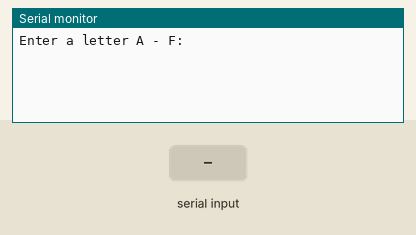
Recording of a sketch running on a simulated Arduino Uno, built with avr-gcc and run on an emulated ATmega328P. Parts: the last lines printed to the serial monitor. The test bench sets the inputs (shaded band).

Above: at 1.2 s.
1.3 s: "A" received over Serial
At 2.2 s:
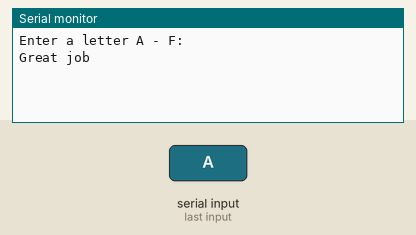
2.8 s: "B" received over Serial
At 3.3 s:
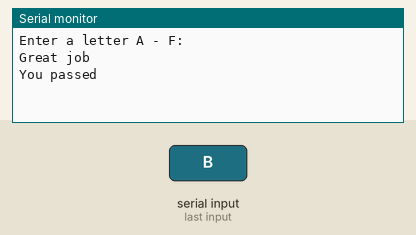
4.3 s: "D" received over Serial
At 5.5 s:
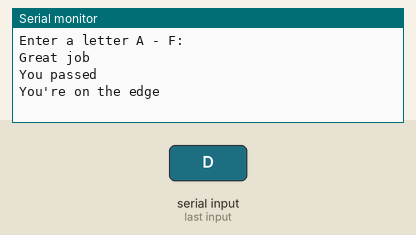
5.8 s: "F" received over Serial
At 6.8 s:
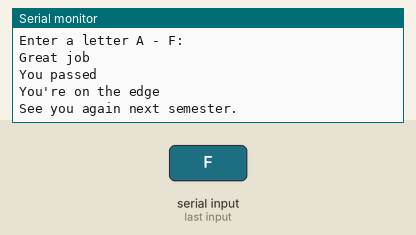

Measured:
- after the input at 1.3 s, the serial monitor: prints a new line at once (image 1)
- after the input at 2.8 s, the serial monitor: prints a new line at once (image 2)
- after the input at 4.3 s, the serial monitor: prints a new line at once (image 3)
- after the input at 5.8 s, the serial monitor: prints a new line at once (image 4)

The sketch:

Tomadedecisiones18.ino
```cpp
void setup() {
  Serial.begin(9600);
  Serial.println("Enter a letter A - F:");
}

void loop() {
  char c;
  while(true){
    if(Serial.available()>0){ //Ciclo donde se valida que ese serial se mayor que cero
      c=Serial.read();//el char es leido
      c=toupper(c);//convierte el caracter a mayuscula.

      switch(c){ //Ciclo con una serie de posibilidades donde de acuerdo a la opcion nos dice algo
        case 'A':
        Serial.println("Great job");
        break;
        case 'B':
        case 'C':
        Serial.println("You passed");
        break;
        case 'D':
        Serial.println("You're on the edge");
        break;
        case 'F':
        Serial.println("See you again next semester.");
        break;
        default:
        Serial.println("You can't even follo instructions?");
        break;
      }
    }
  }

}
```
